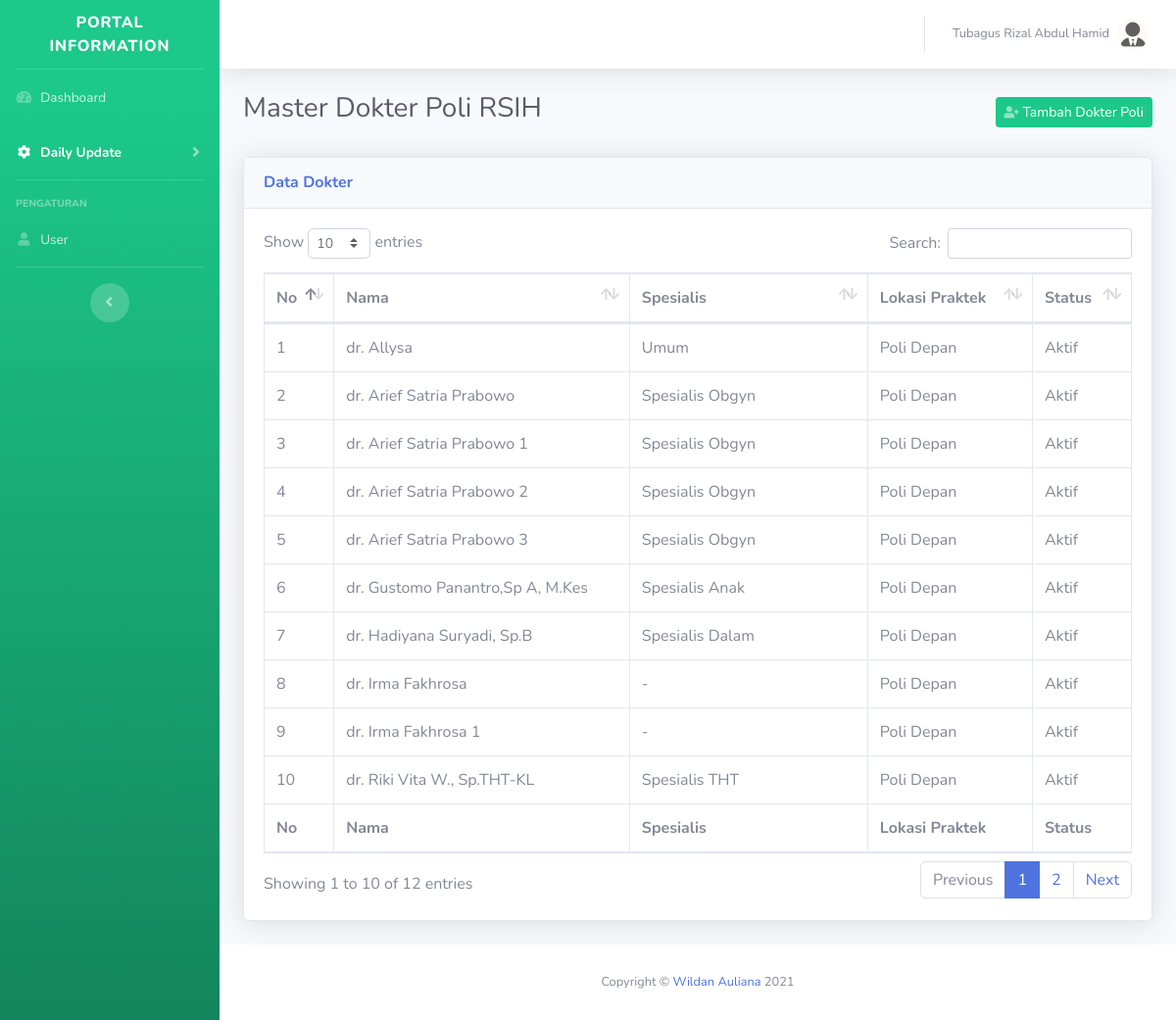
The page /admin/dokter.php (signed in) on the database its author committed.
### tables this page shows
CREATE TABLE `dokter` (
  `id` int(11) NOT NULL,
  `nama` varchar(255) NOT NULL,
  `spesialis` varchar(160) NOT NULL,
  `lokasi` int(1) NOT NULL,
  `photo` varchar(160) NOT NULL,
  `status` int(1) NOT NULL
);

### admin/dokter.php (the view, shortened to what this page needs)
<!DOCTYPE html>
<html lang="en">
<?php
  include('../config.php');
?>
<head>
  <link href="vendor/fontawesome-free/css/all.min.css" rel="stylesheet" type="text/css">
  <link href="css/sb-admin-2.min.css" rel="stylesheet">
  <link href="vendor/datatables/dataTables.bootstrap4.min.css" rel="stylesheet">
</head>
<body id="page-top">
  <div id="wrapper">
    <?php
      include('component/sidebar.php');
    ?>
    <div id="content-wrapper" class="d-flex flex-column">
      <div id="content">
        <?php
          include('component/topbar.php');
        ?>
        <div class="container-fluid">
          <div class="d-sm-flex align-items-center justify-content-between mb-4">
            <h1 class="h3 mb-2 text-gray-800">Master Dokter Poli RSIH</h1>
            <a href="#tambah_dokter" class="btn btn-sm btn-success" id="CustId" data-toggle="modal"><i class="fas fa-user-plus fa-sm text-white-50"></i> Tambah Dokter Poli</a>
          </div>
          <div class="card shadow mb-4">
            <div class="card-header py-3">
              <h6 class="m-0 font-weight-bold text-primary">Data Dokter</h6>
            </div>
            <div class="card-body">
              <div class="table-responsive">
                <table class="table table-bordered" id="dataTable" width="100%" cellspacing="0">
                  <thead>
                    <tr>
                      <th>No</th>
                      <th>Nama</th>
                      <th>Spesialis</th>
                      <th>Lokasi Praktek</th>
                      <th>Status</th>
                    </tr>
                  </thead>
                  <tfoot>
                    <tr>
                    <th>No</th>
                      <th>Nama</th>
                      <th>Spesialis</th>
                      <th>Lokasi Praktek</th>
                      <th>Status</th>
                    </tr>
                  </tfoot>
                  <tbody>
                    <?php
                      $query="SELECT * FROM dokter ORDER BY nama ASC";
                      if (mysqli_query($connect,$query)) {
                        $result=mysqli_query($connect,$query);
                      } else die ("Error menjalankan query". mysql_error());
                      if (mysqli_num_rows($result) > 0) {
                        $no='1';
                        while($row = mysqli_fetch_array($result)) {
                          echo "<tr>";
                          echo "  <td>".$no."</td>";
                          echo "  <td>".$row["nama"]."</td>";
                          echo "  <td>".$row["spesialis"]."</td>";
                          if($row["lokasi"]==0){
                            echo "  <td> Poli Depan </td>";
                          }else{
                            echo "  <td> Poli Belakang </td>";
                          }
                          if($row["status"]==0){
                            echo "  <td> Aktif </td>";
                          }else{
                            echo "  <td> Tidak Aktif </td>";
                          }
                          echo "</tr>";
                          $no++;
                        }
                      }
                    ?>
                  </tbody>
                </table>
              </div>
            </div>
          </div>
        </div>
      </div>
      <?php
        include('component/footer.php');
      ?>
    </div>
  </div>
</body>
</html>

### rows shown on the page
dokter: nama "dr. Allysa", spesialis "Umum", lokasi "Poli Depan", status "Aktif"
dokter: nama "dr. Arief Satria Prabowo", spesialis "Spesialis Obgyn", lokasi "Poli Depan", status "Aktif"
dokter: nama "dr. Arief Satria Prabowo 1", spesialis "Spesialis Obgyn", lokasi "Poli Depan", status "Aktif"
dokter: nama "dr. Arief Satria Prabowo 2", spesialis "Spesialis Obgyn", lokasi "Poli Depan", status "Aktif"
dokter: nama "dr. Arief Satria Prabowo 3", spesialis "Spesialis Obgyn", lokasi "Poli Depan", status "Aktif"
dokter: nama "dr. Gustomo Panantro,Sp A, M.Kes", spesialis "Spesialis Anak", lokasi "Poli Depan", status "Aktif"
dokter: nama "dr. Hadiyana Suryadi, Sp.B", spesialis "Spesialis Dalam", lokasi "Poli Depan", status "Aktif"
dokter: nama "dr. Irma Fakhrosa", spesialis "-", lokasi "Poli Depan", status "Aktif"
dokter: nama "dr. Irma Fakhrosa 1", spesialis "-", lokasi "Poli Depan", status "Aktif"
dokter: nama "dr. Riki Vita W., Sp.THT-KL", spesialis "Spesialis THT", lokasi "Poli Depan", status "Aktif"

### other values the page prints
$_SESSION['nama_lengkap'] "Tubagus Rizal Abdul Hamid"
